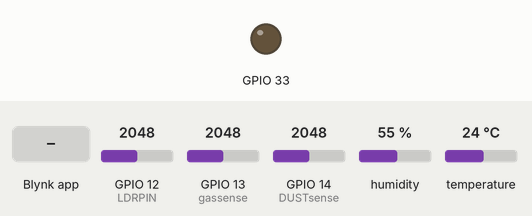
Recording of a sketch running on a simulated ESP32. Parts: output pins drawn as LEDs (lit = HIGH). The test bench sets the inputs (shaded band); at power-on: GPIO 12 (LDRPIN) = 2048, GPIO 13 (gassense) = 2048, GPIO 14 (DUSTsense) = 2048, humidity 55 %, temperature 24 °C. WiFi joins after 1.5 s; servers stay silent unless stated.

Above: at 4.0 s.
4.1 s: Blynk app writes 1 to V4
At 4.4 s:
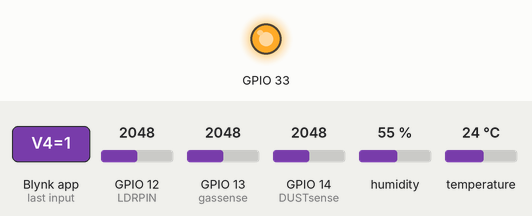
5.6 s: Blynk app writes 0 to V4
At 6.7 s:
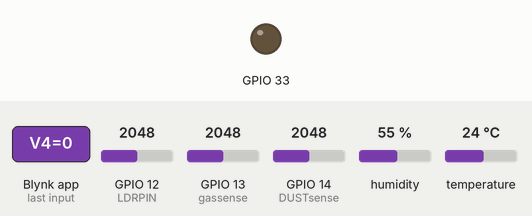
Timing chart, 0 to 8.6 s (numbered marks = the images above; inputs shaded):
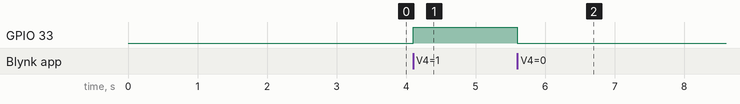

The sketch:

Sensor_data_push.ino
```cpp
#define BLYNK_TEMPLATE_ID "TMPL3cEB67lyb"
#define BLYNK_TEMPLATE_NAME "Test"

#define BLYNK_PRINT Serial
#define BLYNK_DEVICE_NAME "Dev1"

#include <WiFi.h>
#include <WiFiClient.h>
#include <BlynkSimpleEsp32.h>
#include "DHT.h"

char auth[] = "BRDMR-_efMmYcrURqYIi8C1h4kkRyHri";

char ssid[] = "Pranav";
char pass[] = "Pranav0811";

#define DHTPIN 32

#define LDRPIN 12
#define gassense 13
#define DUSTsense 14
#define DHTTYPE DHT11
#define BLYNK_TEMPLATE_ID "TMPL3cEB67lyb"
#define BLYNK_TEMPLATE_NAME "Test"
#define BLYNK_AUTH_TOKEN "BRDMR-_efMmYcrURqYIi8C1h4kkRyHri"
DHT dht(DHTPIN, DHTTYPE);
BlynkTimer timer;
BLYNK_WRITE(V4)
{
    if(param.asInt() == 1)
    {
      digitalWrite(33,HIGH);  // Set digital pin 2 HIGH
    }
     else
     {
      digitalWrite(33,LOW);  // Set digital pin 2 LOW
     }
}
void sendSensor()
{
  float h = dht.readHumidity();
  float t = dht.readTemperature();
  float am=analogRead(LDRPIN);
  float g=analogRead(gassense);
  float p = analogRead(DUSTsense);
  if (isnan(h) || isnan(t)) {
    Serial.println("Failed to read from DHT sensor!");
    return;
  }
  Blynk.virtualWrite(V0, h);
  Blynk.virtualWrite(V1, t);
  Blynk.virtualWrite(V2, am);
  Blynk.virtualWrite(V3, g);
  Blynk.virtualWrite(V4, p);

}

void setup()
{
  Serial.begin(74880);
  delay(1000);
  Blynk.begin(auth, ssid, pass);
  dht.begin();
  timer.setInterval(1000L, sendSensor);
  pinMode(33,OUTPUT);
}
void loop()
{
  Blynk.run();
  timer.run();
}
```

Measured:
- after the input at 4.1 s, GPIO 33: LOW → HIGH at once
- after the input at 5.6 s, GPIO 33: HIGH → LOW at once
